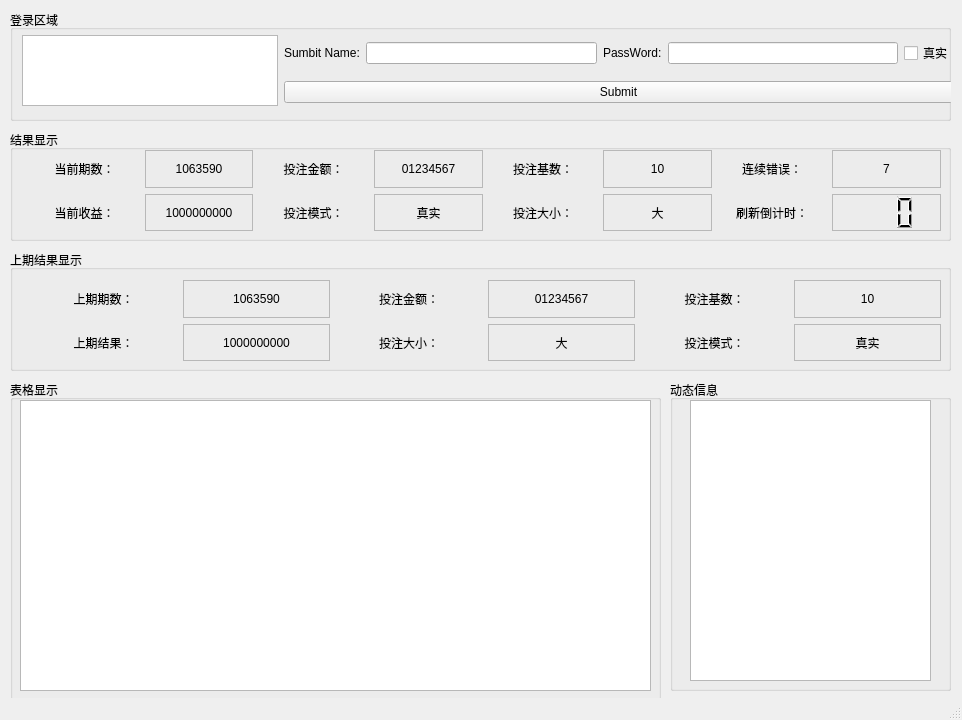
<?xml version="1.0" encoding="UTF-8"?>
<ui version="4.0">
 <class>MainWindow</class>
 <widget class="QMainWindow" name="MainWindow">
  <property name="geometry">
   <rect>
    <x>0</x>
    <y>0</y>
    <width>962</width>
    <height>720</height>
   </rect>
  </property>
  <property name="windowTitle">
   <string>MainWindow</string>
  </property>
  <widget class="QWidget" name="centralwidget">
   <widget class="QGroupBox" name="groupBox">
    <property name="geometry">
     <rect>
      <x>10</x>
      <y>10</y>
      <width>941</width>
      <height>111</height>
     </rect>
    </property>
    <property name="title">
     <string>登录区域</string>
    </property>
    <widget class="QWidget" name="">
     <property name="geometry">
      <rect>
       <x>12</x>
       <y>24</y>
       <width>931</width>
       <height>73</height>
      </rect>
     </property>
     <layout class="QGridLayout" name="gridLayout">
      <item row="0" column="5">
       <widget class="QCheckBox" name="checkBox">
        <property name="text">
         <string>真实</string>
        </property>
       </widget>
      </item>
      <item row="0" column="4">
       <widget class="QLineEdit" name="lineEdit_pwd"/>
      </item>
      <item row="1" column="1" colspan="5">
       <widget class="QPushButton" name="pushButton">
        <property name="text">
         <string>Submit</string>
        </property>
       </widget>
      </item>
      <item row="0" column="3">
       <widget class="QLabel" name="label_2">
        <property name="text">
         <string>PassWord:</string>
        </property>
       </widget>
      </item>
      <item row="0" column="1">
       <widget class="QLabel" name="label">
        <property name="text">
         <string>Sumbit Name:</string>
        </property>
       </widget>
      </item>
      <item row="0" column="2">
       <widget class="QLineEdit" name="lineEdit_name"/>
      </item>
      <item row="0" column="0" rowspan="2">
       <widget class="QGraphicsView" name="graphicsView"/>
      </item>
     </layout>
    </widget>
   </widget>
   <widget class="QGroupBox" name="groupBox_2">
    <property name="geometry">
     <rect>
      <x>10</x>
      <y>380</y>
      <width>651</width>
      <height>321</height>
     </rect>
    </property>
    <property name="title">
     <string>表格显示</string>
    </property>
    <widget class="QTableWidget" name="tableWidget">
     <property name="geometry">
      <rect>
       <x>10</x>
       <y>20</y>
       <width>631</width>
       <height>291</height>
      </rect>
     </property>
    </widget>
   </widget>
   <widget class="QGroupBox" name="groupBox_3">
    <property name="geometry">
     <rect>
      <x>10</x>
      <y>130</y>
      <width>941</width>
      <height>111</height>
     </rect>
    </property>
    <property name="title">
     <string>结果显示</string>
    </property>
    <widget class="QWidget" name="layoutWidget">
     <property name="geometry">
      <rect>
       <x>20</x>
       <y>20</y>
       <width>911</width>
       <height>81</height>
      </rect>
     </property>
     <layout class="QGridLayout" name="gridLayout_2">
      <item row="0" column="1">
       <widget class="QLabel" name="dq_qishu">
        <property name="styleSheet">
         <string notr="true">font: 75 10pt &quot;微软雅黑&quot;;</string>
        </property>
        <property name="frameShape">
         <enum>QFrame::StyledPanel</enum>
        </property>
        <property name="text">
         <string>1063590</string>
        </property>
        <property name="alignment">
         <set>Qt::AlignCenter</set>
        </property>
       </widget>
      </item>
      <item row="0" column="2">
       <widget class="QLabel" name="label_22">
        <property name="styleSheet">
         <string notr="true">font: 75 10pt &quot;微软雅黑&quot;;</string>
        </property>
        <property name="text">
         <string>投注金额：</string>
        </property>
        <property name="textFormat">
         <enum>Qt::AutoText</enum>
        </property>
        <property name="alignment">
         <set>Qt::AlignCenter</set>
        </property>
       </widget>
      </item>
      <item row="0" column="3">
       <widget class="QLabel" name="dq_jine">
        <property name="styleSheet">
         <string notr="true">font: 75 10pt &quot;微软雅黑&quot;;</string>
        </property>
        <property name="frameShape">
         <enum>QFrame::StyledPanel</enum>
        </property>
        <property name="text">
         <string>01234567</string>
        </property>
        <property name="alignment">
         <set>Qt::AlignCenter</set>
        </property>
       </widget>
      </item>
      <item row="0" column="4">
       <widget class="QLabel" name="label_5">
        <property name="styleSheet">
         <string notr="true">font: 75 10pt &quot;微软雅黑&quot;;</string>
        </property>
        <property name="text">
         <string>投注基数：</string>
        </property>
        <property name="textFormat">
         <enum>Qt::AutoText</enum>
        </property>
        <property name="alignment">
         <set>Qt::AlignCenter</set>
        </property>
       </widget>
      </item>
      <item row="0" column="5">
       <widget class="QLabel" name="dq_jishu">
        <property name="styleSheet">
         <string notr="true">font: 75 10pt &quot;微软雅黑&quot;;</string>
        </property>
        <property name="frameShape">
         <enum>QFrame::StyledPanel</enum>
        </property>
        <property name="text">
         <string>10</string>
        </property>
        <property name="alignment">
         <set>Qt::AlignCenter</set>
        </property>
       </widget>
      </item>
      <item row="0" column="6">
       <widget class="QLabel" name="label_7">
        <property name="styleSheet">
         <string notr="true">font: 75 10pt &quot;微软雅黑&quot;;</string>
        </property>
        <property name="text">
         <string>连续错误：</string>
        </property>
        <property name="textFormat">
         <enum>Qt::AutoText</enum>
        </property>
        <property name="alignment">
         <set>Qt::AlignCenter</set>
        </property>
       </widget>
      </item>
      <item row="0" column="7">
       <widget class="QLabel" name="lxcw">
        <property name="styleSheet">
         <string notr="true">font: 75 10pt &quot;微软雅黑&quot;;</string>
        </property>
        <property name="frameShape">
         <enum>QFrame::StyledPanel</enum>
        </property>
        <property name="text">
         <string>7</string>
        </property>
        <property name="alignment">
         <set>Qt::AlignCenter</set>
        </property>
       </widget>
      </item>
      <item row="1" column="0">
       <widget class="QLabel" name="lable11">
        <property name="styleSheet">
         <string notr="true">font: 75 10pt &quot;微软雅黑&quot;;</string>
        </property>
        <property name="text">
         <string>当前收益：</string>
        </property>
        <property name="textFormat">
         <enum>Qt::AutoText</enum>
        </property>
        <property name="alignment">
         <set>Qt::AlignCenter</set>
        </property>
       </widget>
      </item>
      <item row="1" column="1">
       <widget class="QLabel" name="shouyi">
        <property name="styleSheet">
         <string notr="true">font: 75 10pt &quot;微软雅黑&quot;;</string>
        </property>
        <property name="frameShape">
         <enum>QFrame::StyledPanel</enum>
        </property>
        <property name="text">
         <string>1000000000</string>
        </property>
        <property name="alignment">
         <set>Qt::AlignCenter</set>
        </property>
       </widget>
      </item>
      <item row="1" column="2">
       <widget class="QLabel" name="label_24">
        <property name="styleSheet">
         <string notr="true">font: 75 10pt &quot;微软雅黑&quot;;</string>
        </property>
        <property name="text">
         <string>投注模式：</string>
        </property>
        <property name="textFormat">
         <enum>Qt::AutoText</enum>
        </property>
        <property name="alignment">
         <set>Qt::AlignCenter</set>
        </property>
       </widget>
      </item>
      <item row="1" column="3">
       <widget class="QLabel" name="dq_moshi">
        <property name="styleSheet">
         <string notr="true">font: 75 10pt &quot;微软雅黑&quot;;</string>
        </property>
        <property name="frameShape">
         <enum>QFrame::StyledPanel</enum>
        </property>
        <property name="text">
         <string>真实</string>
        </property>
        <property name="alignment">
         <set>Qt::AlignCenter</set>
        </property>
       </widget>
      </item>
      <item row="1" column="4">
       <widget class="QLabel" name="label_20">
        <property name="styleSheet">
         <string notr="true">font: 75 10pt &quot;微软雅黑&quot;;</string>
        </property>
        <property name="text">
         <string>投注大小：</string>
        </property>
        <property name="textFormat">
         <enum>Qt::AutoText</enum>
        </property>
        <property name="alignment">
         <set>Qt::AlignCenter</set>
        </property>
       </widget>
      </item>
      <item row="1" column="5">
       <widget class="QLabel" name="dq_daxiao">
        <property name="styleSheet">
         <string notr="true">font: 75 10pt &quot;微软雅黑&quot;;</string>
        </property>
        <property name="frameShape">
         <enum>QFrame::StyledPanel</enum>
        </property>
        <property name="text">
         <string>大</string>
        </property>
        <property name="alignment">
         <set>Qt::AlignCenter</set>
        </property>
       </widget>
      </item>
      <item row="1" column="6">
       <widget class="QLabel" name="label_19">
        <property name="styleSheet">
         <string notr="true">font: 75 10pt &quot;微软雅黑&quot;;</string>
        </property>
        <property name="text">
         <string>刷新倒计时：</string>
        </property>
        <property name="textFormat">
         <enum>Qt::AutoText</enum>
        </property>
        <property name="alignment">
         <set>Qt::AlignCenter</set>
        </property>
       </widget>
      </item>
      <item row="1" column="7">
       <widget class="QLCDNumber" name="lcdNumber">
        <property name="frameShape">
         <enum>QFrame::StyledPanel</enum>
        </property>
        <property name="digitCount">
         <number>3</number>
        </property>
       </widget>
      </item>
      <item row="0" column="0">
       <widget class="QLabel" name="label_3">
        <property name="styleSheet">
         <string notr="true">font: 75 10pt &quot;微软雅黑&quot;;</string>
        </property>
        <property name="frameShape">
         <enum>QFrame::NoFrame</enum>
        </property>
        <property name="text">
         <string>当前期数：</string>
        </property>
        <property name="textFormat">
         <enum>Qt::AutoText</enum>
        </property>
        <property name="alignment">
         <set>Qt::AlignCenter</set>
        </property>
       </widget>
      </item>
     </layout>
    </widget>
   </widget>
   <widget class="QGroupBox" name="groupBox_4">
    <property name="geometry">
     <rect>
      <x>10</x>
      <y>250</y>
      <width>941</width>
      <height>121</height>
     </rect>
    </property>
    <property name="title">
     <string>上期结果显示</string>
    </property>
    <widget class="QWidget" name="layoutWidget_2">
     <property name="geometry">
      <rect>
       <x>20</x>
       <y>30</y>
       <width>911</width>
       <height>81</height>
      </rect>
     </property>
     <layout class="QGridLayout" name="gridLayout_3">
      <item row="1" column="0">
       <widget class="QLabel" name="label_16">
        <property name="styleSheet">
         <string notr="true">font: 75 10pt &quot;微软雅黑&quot;;</string>
        </property>
        <property name="text">
         <string>上期结果：</string>
        </property>
        <property name="textFormat">
         <enum>Qt::AutoText</enum>
        </property>
        <property name="alignment">
         <set>Qt::AlignCenter</set>
        </property>
       </widget>
      </item>
      <item row="0" column="4">
       <widget class="QLabel" name="label_12">
        <property name="styleSheet">
         <string notr="true">font: 75 10pt &quot;微软雅黑&quot;;</string>
        </property>
        <property name="text">
         <string>投注基数：</string>
        </property>
        <property name="textFormat">
         <enum>Qt::AutoText</enum>
        </property>
        <property name="alignment">
         <set>Qt::AlignCenter</set>
        </property>
       </widget>
      </item>
      <item row="0" column="5">
       <widget class="QLabel" name="sq_jishu">
        <property name="styleSheet">
         <string notr="true">font: 75 10pt &quot;微软雅黑&quot;;</string>
        </property>
        <property name="frameShape">
         <enum>QFrame::StyledPanel</enum>
        </property>
        <property name="text">
         <string>10</string>
        </property>
        <property name="alignment">
         <set>Qt::AlignCenter</set>
        </property>
       </widget>
      </item>
      <item row="0" column="3">
       <widget class="QLabel" name="sq_jine">
        <property name="styleSheet">
         <string notr="true">font: 75 10pt &quot;微软雅黑&quot;;</string>
        </property>
        <property name="frameShape">
         <enum>QFrame::StyledPanel</enum>
        </property>
        <property name="text">
         <string>01234567</string>
        </property>
        <property name="alignment">
         <set>Qt::AlignCenter</set>
        </property>
       </widget>
      </item>
      <item row="0" column="1">
       <widget class="QLabel" name="sq_qishu">
        <property name="styleSheet">
         <string notr="true">font: 75 10pt &quot;微软雅黑&quot;;</string>
        </property>
        <property name="frameShape">
         <enum>QFrame::StyledPanel</enum>
        </property>
        <property name="text">
         <string>1063590</string>
        </property>
        <property name="alignment">
         <set>Qt::AlignCenter</set>
        </property>
       </widget>
      </item>
      <item row="0" column="2">
       <widget class="QLabel" name="label_26">
        <property name="styleSheet">
         <string notr="true">font: 75 10pt &quot;微软雅黑&quot;;</string>
        </property>
        <property name="text">
         <string>投注金额：</string>
        </property>
        <property name="textFormat">
         <enum>Qt::AutoText</enum>
        </property>
        <property name="alignment">
         <set>Qt::AlignCenter</set>
        </property>
       </widget>
      </item>
      <item row="1" column="1">
       <widget class="QLabel" name="sq_jieguo">
        <property name="styleSheet">
         <string notr="true">font: 75 10pt &quot;微软雅黑&quot;;</string>
        </property>
        <property name="frameShape">
         <enum>QFrame::StyledPanel</enum>
        </property>
        <property name="text">
         <string>1000000000</string>
        </property>
        <property name="alignment">
         <set>Qt::AlignCenter</set>
        </property>
       </widget>
      </item>
      <item row="1" column="2">
       <widget class="QLabel" name="label_28">
        <property name="styleSheet">
         <string notr="true">font: 75 10pt &quot;微软雅黑&quot;;</string>
        </property>
        <property name="text">
         <string>投注大小：</string>
        </property>
        <property name="textFormat">
         <enum>Qt::AutoText</enum>
        </property>
        <property name="alignment">
         <set>Qt::AlignCenter</set>
        </property>
       </widget>
      </item>
      <item row="1" column="3">
       <widget class="QLabel" name="sq_daxiao">
        <property name="styleSheet">
         <string notr="true">font: 75 10pt &quot;微软雅黑&quot;;</string>
        </property>
        <property name="frameShape">
         <enum>QFrame::StyledPanel</enum>
        </property>
        <property name="text">
         <string>大</string>
        </property>
        <property name="alignment">
         <set>Qt::AlignCenter</set>
        </property>
       </widget>
      </item>
      <item row="1" column="4">
       <widget class="QLabel" name="label_30">
        <property name="styleSheet">
         <string notr="true">font: 75 10pt &quot;微软雅黑&quot;;</string>
        </property>
        <property name="text">
         <string>投注模式：</string>
        </property>
        <property name="textFormat">
         <enum>Qt::AutoText</enum>
        </property>
        <property name="alignment">
         <set>Qt::AlignCenter</set>
        </property>
       </widget>
      </item>
      <item row="1" column="5">
       <widget class="QLabel" name="sq_moshi">
        <property name="styleSheet">
         <string notr="true">font: 75 10pt &quot;微软雅黑&quot;;</string>
        </property>
        <property name="frameShape">
         <enum>QFrame::StyledPanel</enum>
        </property>
        <property name="text">
         <string>真实</string>
        </property>
        <property name="alignment">
         <set>Qt::AlignCenter</set>
        </property>
       </widget>
      </item>
      <item row="0" column="0">
       <widget class="QLabel" name="label_18">
        <property name="styleSheet">
         <string notr="true">font: 75 10pt &quot;微软雅黑&quot;;</string>
        </property>
        <property name="frameShape">
         <enum>QFrame::NoFrame</enum>
        </property>
        <property name="text">
         <string>上期期数：</string>
        </property>
        <property name="textFormat">
         <enum>Qt::AutoText</enum>
        </property>
        <property name="alignment">
         <set>Qt::AlignCenter</set>
        </property>
       </widget>
      </item>
     </layout>
    </widget>
   </widget>
   <widget class="QGroupBox" name="groupBox_5">
    <property name="geometry">
     <rect>
      <x>670</x>
      <y>380</y>
      <width>281</width>
      <height>311</height>
     </rect>
    </property>
    <property name="title">
     <string>动态信息</string>
    </property>
    <widget class="QListView" name="listView">
     <property name="geometry">
      <rect>
       <x>20</x>
       <y>20</y>
       <width>241</width>
       <height>281</height>
      </rect>
     </property>
    </widget>
   </widget>
  </widget>
  <widget class="QStatusBar" name="statusbar"/>
 </widget>
 <resources/>
 <connections/>
</ui>
